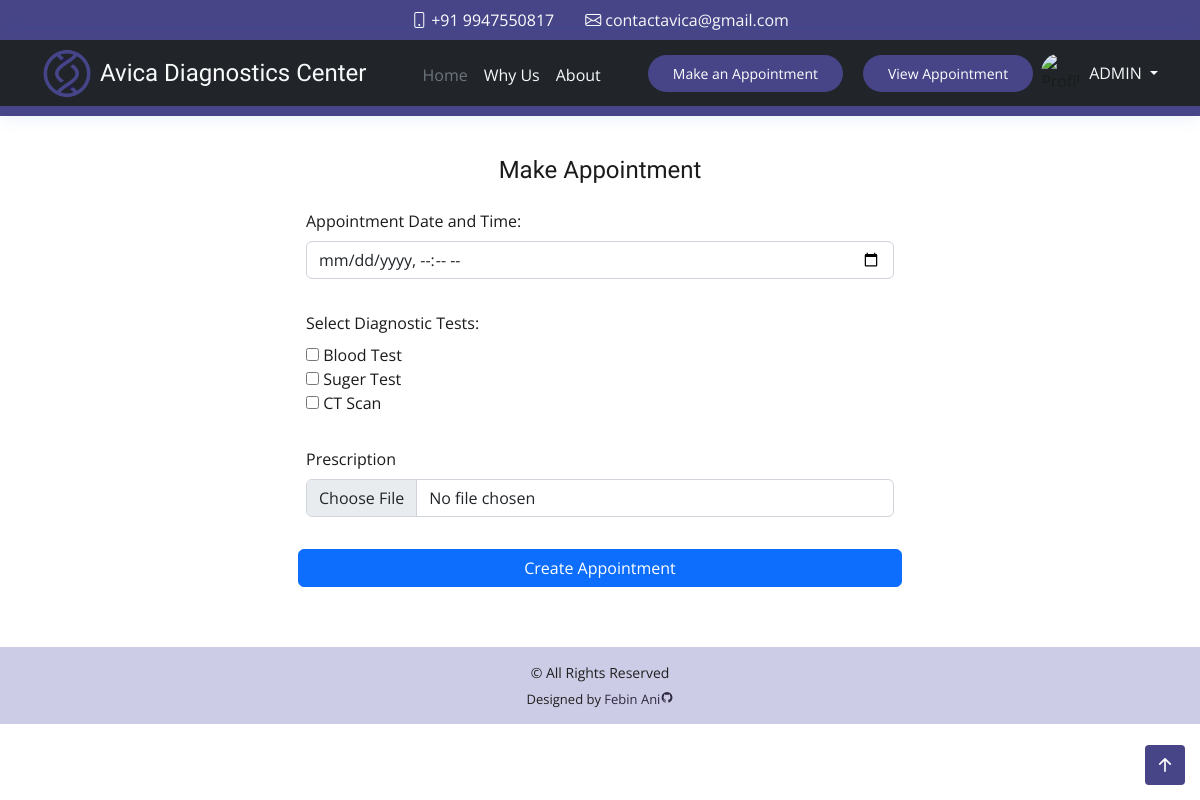
Page /appointment.php (signed in) on the committed database.
### tables this page shows
CREATE TABLE `tb_test` (
  `test_id` int(10) NOT NULL,
  `test_name` varchar(100) NOT NULL,
  `test_desc` varchar(400) NOT NULL,
  `price` int(30) NOT NULL
);

### appointment.php (the view, shortened to what this page needs)
<?php
include('constant/securityhome.php');
include('constant/topbar.php');
include('constant/header.php');
?>
<main id="main" class="main">
    <section class="section mt-5">
        <div class="row">
            <div class="mt-5 mx-auto col-10 col-md-8 col-lg-6">
                <form class="row g-3" method="POST" action="useraction-php/process_appointment.php" enctype="multipart/form-data">
                    <div class="text-center fs-4 ">
                        <h4>Make Appointment</h4>
                    </div>
                    <div class="mb-3">
                        <label for="schedule" class="form-label">Appointment Date and Time:</label>
                        <input type="datetime-local" class="form-control" name="schedule" min="<?php echo date('Y-m-d\TH:i'); ?>" required>
                    </div>
                    <div class="mb-3">
                        <label for="test_id" class="form-label">Select Diagnostic Tests:</label><br>
                        <?php
                        $sql = "SELECT test_id, test_name FROM tb_test";
                        $result = $conn->query($sql);
                        if ($result->num_rows > 0) {
                            while ($row = $result->fetch_assoc()) {
                                $test_id = $row['test_id'];
                                $test_name = $row['test_name'];
                        ?>
                                <input type="checkbox" name="test[]" value=" <?php echo $test_id; ?>"> <?php echo $test_name; ?><br>
                        <?php
                            }
                        } else {
                            echo "Error fetching test data: " . mysqli_error($conn);
                        } ?>
                    </div>
                    <div class="mb-3">
                        <label for="pres" class="form-label">Prescription</label>
                        <input type="file" class="form-control" name="pres">
                    </div>
                    <?php
                    if (isset($_SESSION['id'])) {
                    ?>
                        <button type="submit" class="btn btn-primary" name="create_appointment">Create Appointment</button>
                    <?php
                    } else {
                    ?>
                        <a href="admin/login.php" class="btn btn-primary" name="create_appointment">Create Appointment</a>
                    <?php
                        $_SESSION['success'] = "You Need Login to Continue";
                    }
                    ?>
            </div>
        </div>
    </section>
</main>
<?php
include('constant/footer.php');
?>

### assets/css/style.css (style rules this page uses)
body { font-family: "Open Sans", sans-serif; color: #1b1b1b; }
h1, h2, h3, h4, h5, h6 { font-family: "Raleway", sans-serif; }
section { padding: 60px 0; overflow: hidden; }

### rows in the picture
tb_test: test_name "Blood Test"
tb_test: test_name "Suger Test"
tb_test: test_name "CT Scan"

### other values in the picture
$_SESSION['usertype'] "ADMIN"
